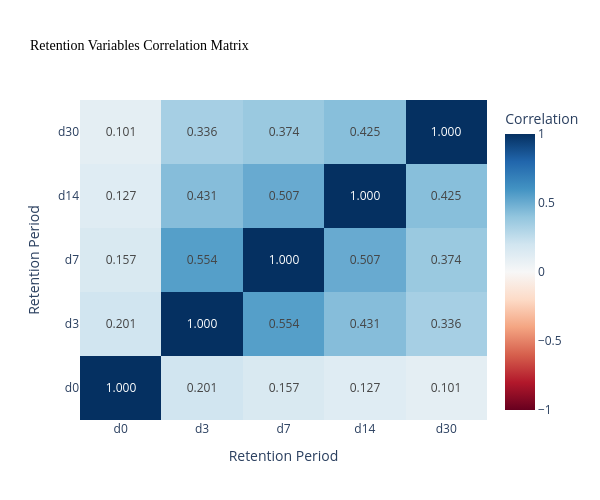

Notebook code for this chart:
### Code cell
# Retention correlation heatmap
retention_corr_fig = retention_correlation_heatmap(merged_dataset)

### Figure 1 — Plotly figure (JSON) as saved in the notebook; plotly's stock layout.template omitted (floating-point values rounded to 4 significant figures)
{"data": [{"colorbar": {"title": {"text": "Correlation"}}, "colorscale": [[0, "rgb(103,0,31)"], [0.1, "rgb(178,24,43)"], [0.2, "rgb(214,96,77)"], [0.3, "rgb(244,165,130)"], [0.4, "rgb(253,219,199)"], [0.5, "rgb(247,247,247)"], [0.6, "rgb(209,229,240)"], [0.7, "rgb(146,197,222)"], [0.8, "rgb(67,147,195)"], [0.9, "rgb(33,102,172)"], [1, "rgb(5,48,97)"]], "text": [[1.0, 0.2007, 0.1571, 0.1266, 0.1012], [0.2007, 1.0, 0.5535, 0.4312, 0.3356], [0.1571, 0.5535, 1.0, 0.5068, 0.3741], [0.1266, 0.4312, 0.5068, 1.0, 0.4255], [0.1012, 0.3356, 0.3741, 0.4255, 1.0]], "textfont": {"size": 12}, "texttemplate": "%{text:.3f}", "type": "heatmap", "x": ["d0", "d3", "d7", "d14", "d30"], "y": ["d0", "d3", "d7", "d14", "d30"], "z": [[1.0, 0.2007, 0.1571, 0.1266, 0.1012], [0.2007, 1.0, 0.5535, 0.4312, 0.3356], [0.1571, 0.5535, 1.0, 0.5068, 0.3741], [0.1266, 0.4312, 0.5068, 1.0, 0.4255], [0.1012, 0.3356, 0.3741, 0.4255, 1.0]], "zmid": 0}], "layout": {"height": 500, "title": {"font": {"color": "black", "family": "Arial Black", "size": 14}, "text": "Retention Variables Correlation Matrix"}, "width": 600, "xaxis": {"title": {"text": "Retention Period"}}, "yaxis": {"title": {"text": "Retention Period"}}}}
